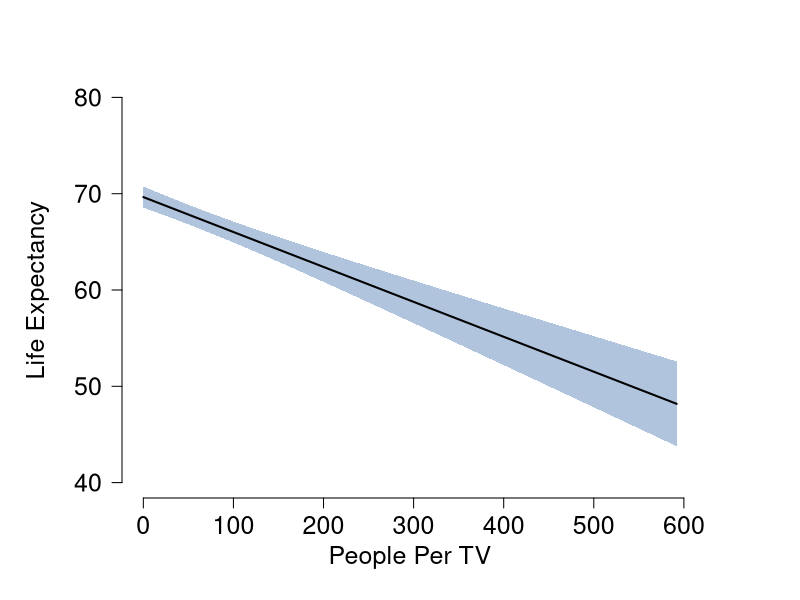

Generate this figure with R:
#### Create Data #### Data compiled by Allan J. Rossman (1994) from The World Almanac
#### and Book of Facts, 1993
#### (http://www.amstat.org/publications/jse/v2n2/datasets.rossman.html)
life.expectancy <- c(70.5, 53.5, 65, 76.5, 70, 71, 60.5, 51.5, 78, 76, 57.5, 61, 64.5, 
    78.5, 79, 61, 70, 70, 72, 64.5, 54.5, 56.5, 64.5, 64.5, 73, 72, 69, 64, 78.5, 53, 
    75, 68.5, 70, 70.5, 76, 75.5, 74.5, 65)
ppl.per.tv <- c(4, 315, 4, 1.7, 8, 5.6, 15, 503, 2.6, 2.6, 44, 24, 23, 3.8, 1.8, 96, 
    90, 4.9, 6.6, 21, 592, 73, 14, 8.8, 3.9, 6, 3.2, 11, 2.6, 23, 3.2, 11, 5, 3, 3, 1.3, 
    5.6, 29)
# Centre predictor so prediction interval estimates can be determined from the
# intercept and its SE
c.ppl.per.tv <- ppl.per.tv - mean(ppl.per.tv)

#### Run the Omnibus Linear Model ####
linear.model <- glm(life.expectancy ~ c.ppl.per.tv)

#### Create Plot Data (Predicted Values Using Omnibus Model) ####
x <- seq(from = 0, to = max(ppl.per.tv))
y <- array(NA, dim = length(x))
y.upper <- y
y.lower <- y
for (i in 1:length(x)) {
    raw.y <- coef(summary(update(linear.model, . ~ . - c.ppl.per.tv + eval(ppl.per.tv - 
        x[i]))))[1, 1]
    raw.se <- coef(summary(update(linear.model, . ~ . - c.ppl.per.tv + eval(ppl.per.tv - 
        x[i]))))[1, 2]
    y[i] <- raw.y
    y.upper[i] <- raw.y + raw.se
    y.lower[i] <- raw.y - raw.se
}

#### Create Plot ####
op <- par(cex.main = 1.5, mar = c(5, 6, 4, 5) + 0.1, mgp = c(3.5, 1, 0), cex.lab = 1.5, 
    font.lab = 2, cex.axis = 1.5, bty = "n", las = 1)
plot(x, y, xlab = "", ylab = "", type = "n", xlim = c(0, max(x)), ylim = c(40, 80), axes = FALSE)
axis(1)
axis(2)
polygon(c(x, rev(x)), c(y.upper, rev(y.lower)), col = "lightsteelblue", border = NA)
lines(x, y, lwd = 2)
mtext("People Per TV", side = 1, line = 2.5, cex = 1.5)
mtext("Life Expectancy", side = 2, line = 3.7, cex = 1.5, las = 0)